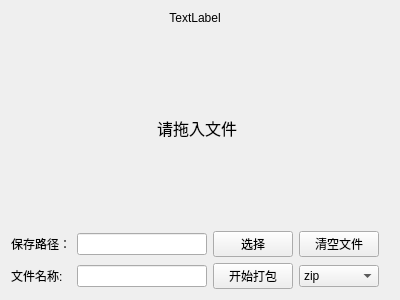
<?xml version="1.0" encoding="UTF-8"?>
<ui version="4.0">
 <class>WgArchiveMaker</class>
 <widget class="QWidget" name="WgArchiveMaker">
  <property name="geometry">
   <rect>
    <x>0</x>
    <y>0</y>
    <width>400</width>
    <height>300</height>
   </rect>
  </property>
  <property name="windowTitle">
   <string>Form</string>
  </property>
  <layout class="QGridLayout" name="gridLayout" rowstretch="0,8,1,1">
   <property name="rightMargin">
    <number>15</number>
   </property>
   <item row="3" column="0">
    <widget class="QLabel" name="label_3">
     <property name="toolTip">
      <string>无需后缀，自动追加</string>
     </property>
     <property name="text">
      <string>文件名称:</string>
     </property>
    </widget>
   </item>
   <item row="2" column="0">
    <widget class="QLabel" name="label_2">
     <property name="text">
      <string>保存路径：</string>
     </property>
    </widget>
   </item>
   <item row="2" column="1">
    <widget class="QLineEdit" name="lineEdit"/>
   </item>
   <item row="3" column="2">
    <widget class="QPushButton" name="startBtn">
     <property name="text">
      <string>开始打包</string>
     </property>
    </widget>
   </item>
   <item row="2" column="2">
    <widget class="QPushButton" name="selectDirBtn">
     <property name="text">
      <string>选择</string>
     </property>
    </widget>
   </item>
   <item row="2" column="3">
    <widget class="QPushButton" name="clsBtn">
     <property name="text">
      <string>清空文件</string>
     </property>
    </widget>
   </item>
   <item row="3" column="1">
    <widget class="QLineEdit" name="lineEdit_2"/>
   </item>
   <item row="0" column="0" colspan="4">
    <widget class="QLabel" name="label_top">
     <property name="text">
      <string>TextLabel</string>
     </property>
     <property name="alignment">
      <set>Qt::AlignCenter</set>
     </property>
    </widget>
   </item>
   <item row="3" column="3">
    <widget class="QComboBox" name="comboBox_format">
     <item>
      <property name="text">
       <string>zip</string>
      </property>
     </item>
     <item>
      <property name="text">
       <string>tar</string>
      </property>
     </item>
     <item>
      <property name="text">
       <string>7z</string>
      </property>
     </item>
     <item>
      <property name="text">
       <string>BTF</string>
      </property>
     </item>
    </widget>
   </item>
   <item row="1" column="0" colspan="5">
    <widget class="QWidget" name="widget" native="true">
     <layout class="QHBoxLayout" name="horizontalLayout">
      <property name="rightMargin">
       <number>11</number>
      </property>
      <item>
       <widget class="QLabel" name="label">
        <property name="font">
         <font>
          <pointsize>12</pointsize>
         </font>
        </property>
        <property name="text">
         <string>请拖入文件</string>
        </property>
        <property name="alignment">
         <set>Qt::AlignCenter</set>
        </property>
        <property name="wordWrap">
         <bool>true</bool>
        </property>
       </widget>
      </item>
     </layout>
    </widget>
   </item>
  </layout>
 </widget>
 <resources/>
 <connections/>
</ui>
